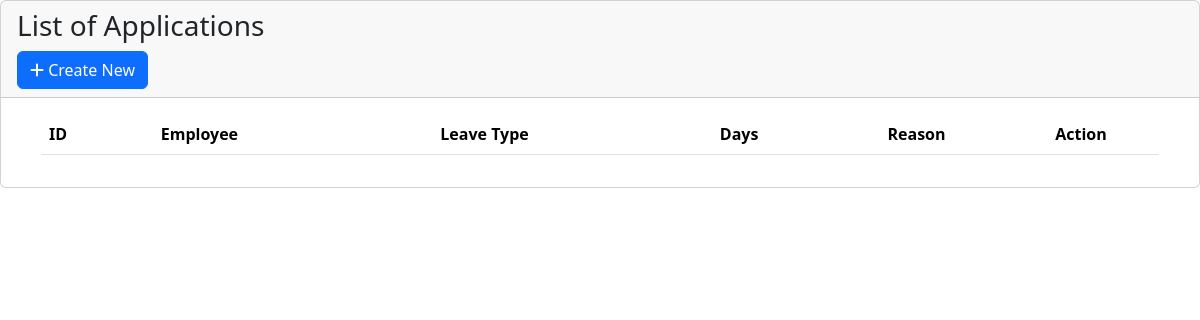
Page /user/requests.php on the earlier database version.
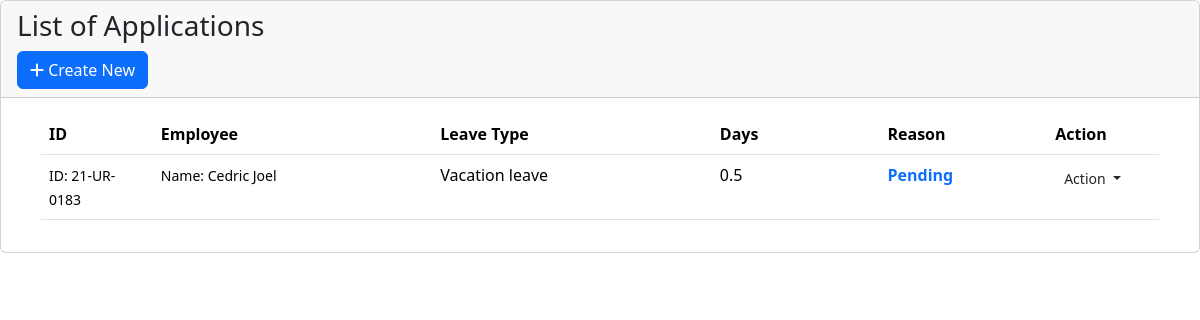
Same page on the later database version.
### tables this page shows
CREATE TABLE `employee_leave` (
  `leave_id` int(11) NOT NULL,
  `employee_id` varchar(20) NOT NULL,
  `leave_type` int(11) NOT NULL,
  `date` date NOT NULL,
  `status` varchar(50) NOT NULL,
  `reason` varchar(150) NOT NULL,
  `days` decimal(10,1) NOT NULL,
  `credit_cost` decimal(10,1) NOT NULL
);

CREATE TABLE `employee` (
  `employee_id` varchar(20) NOT NULL,
  `username` varchar(50) NOT NULL,
  `password` varchar(50) NOT NULL,
  `acc_status` varchar(50) NOT NULL,
  `fname` varchar(25) NOT NULL,
  `mname` varchar(255) NOT NULL,
  `lname` varchar(20) NOT NULL,
  `credits` int(11) DEFAULT NULL,
  `birthdate` date NOT NULL,
  `contact` int(11) NOT NULL,
  `address` varchar(100) NOT NULL,
  `department` int(11) NOT NULL,
  `employee_type` int(11) NOT NULL,
  `academic_rank` int(11) DEFAULT NULL,
  `designation` int(11) DEFAULT NULL
);

CREATE TABLE `leave_type` (
  `type_id` int(11) NOT NULL,
  `leave_name` varchar(50) NOT NULL
);

### config.php (called while the page is built, shortened)
<?php
    $con = new mysqli('localhost', 'root', '', 'leave_system');
    $requestSql = $con -> query("SELECT * FROM
    employee_leave
    INNER JOIN employee ON employee_leave.employee_id=employee.employee_id
    INNER JOIN leave_type ON employee_leave.leave_type = leave_type.type_id
    WHERE employee_leave.status = 'Pending'"
    );
?>

### user/requests.php (the view, shortened to what this page needs)
<?php
    require('../config.php');
?>
<!DOCTYPE html>
<html lang="en">
<head>
    <link href="https://cdn.jsdelivr.net/npm/bootstrap@5.3.3/dist/css/bootstrap.min.css" rel="stylesheet">
</head>
<body>
<div class="card card-outline card-primary">
	<div class="card-header">
		<h3 class="card-title">List of Applications</h3>
		<div class="card-tools">
			<a href="?page=leave_applications/manage_application" class="btn btn-flat btn-primary"><span class="fas fa-plus"></span>  Create New</a>
		</div>
	</div>
	<div class="card-body">
		<div class="container-fluid">
        <div class="container-fluid">
			<table class="table table-hover table-stripped">
				<colgroup>
					<col width="10%">
					<col width="25%">
					<col width="25%">
					<col width="15%">
					<col width="15%">
					<col width="10%">
				</colgroup>
				<thead>
					<tr>
						<th>ID</th>
						<th>Employee</th>
						<th>Leave Type</th>
						<th>Days</th>
						<th>Reason</th>
						<th>Action</th>
					</tr>
				</thead>
				<tbody>
                        <?php
                            while($employee = $requestSql -> fetch_assoc()){
                        ?>
						<tr>
							<td>
                            <small>ID: <?=$employee['employee_id']?></small><br>
                            </td>
							<td>
								<small>Name: <?=$employee['fname']?> </small>
                            </td>
							<td><?=$employee['leave_name']?></td>
							<td><?=$employee['days']?></td>
							<td>
                            <?php if($employee['status'] == 'Approved'): ?>
									<b class="text-success">Approved</b>
								<?php elseif($employee['status'] == 'Denied'): ?>
									<b class="text-danger">Denied</b>
								<?php else: ?>
									<b class="text-primary">Pending</b>
								<?php endif; ?>
							</td>
							<td>
                                <div class="dropdown">
                                    <button class="btn btn-flat btn-default btn-sm dropdown-toggle view_application" type="button" data-bs-toggle="dropdown" aria-expanded="false">
                                        Action
                                    </button>
                                </div>
							</td>
						</tr>
                        <?php
                            }
                        ?>
				</tbody>
			</table>
		</div>
		</div>
	</div>
</div>
</body>
</html>

Differences in the rows shown:
added employee_leave: employee.employee_id "21-UR-0183", employee.fname "Cedric Joel", leave_type.leave_name "Vacation leave", days "0.5", status "Pending"
